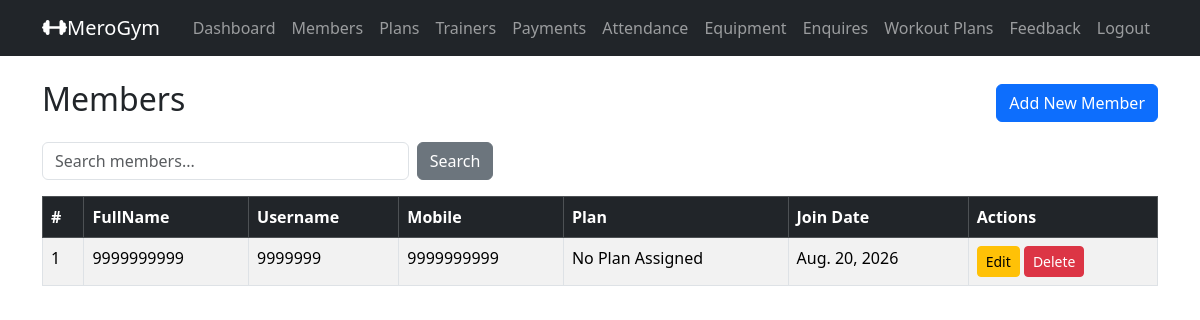
The page /admin_members/ (signed in) on the database as committed earlier.
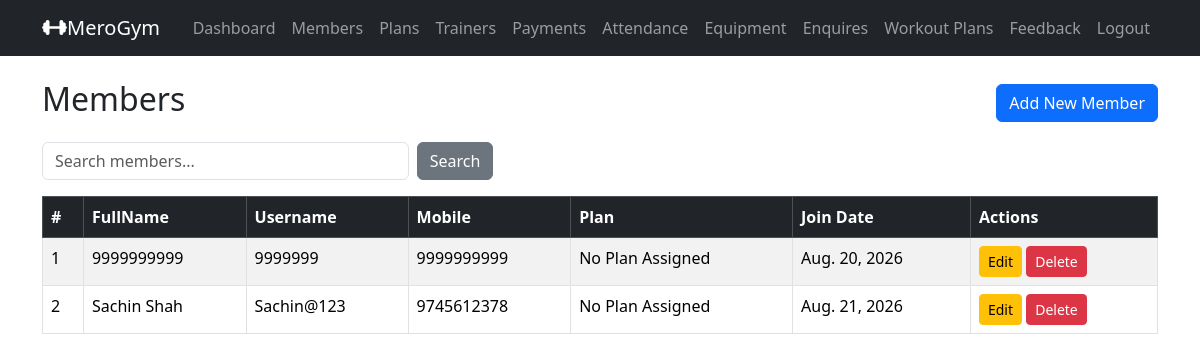
The same page on the database as committed later.
### gymapp/models.py (models this page shows, shortened)
class MemberProfile(models.Model):
    GENDER_CHOICES = (
        ('MALE', 'Male'),
        ('FEMALE', 'Female'),
        ('OTHER', 'Other'),
    )
    user = models.OneToOneField(settings.AUTH_USER_MODEL, on_delete=models.CASCADE, related_name='member_profile')
    full_name = models.CharField(max_length=100)
    mobile = models.CharField(max_length=15)
    age = models.PositiveIntegerField(null=True, blank=True)
    gender = models.CharField(max_length=10, choices=GENDER_CHOICES, null=True, blank=True)
    address = models.TextField(blank=True)
    join_date = models.DateField(default=timezone.now)
    plan = models.ForeignKey(MembershipPlan,
                             on_delete=models.SET_NULL, # If plan is deleted, set to null
                             null=True, blank=True,
                             related_name='members'
                             )
    trainer = models.ForeignKey(Trainer,
                                on_delete=models.SET_NULL, # If trainer is deleted, set to null
                                null=True, blank=True,
                                related_name='members' # access members via trainer.members
                                )
    membership_start = models.DateField(null=True, blank=True)
    membership_end = models.DateField(null=True, blank=True)

class User(AbstractUser):
    ROLE_CHOICES = [
        ('ADMIN', 'Admin'),
        ('MEMBER', 'Member'),
    ]
    role = models.CharField(max_length=20, choices=ROLE_CHOICES, default='MEMBER')

### gymapp/views.py (the view)
    def wrapper(request, *args, **kwargs):
        if not request.user.is_authenticated or getattr(request.user, 'role', None) != 'ADMIN':
            messages.error(request, 'You must be logged in as an admin to access this page.')
            return redirect('admin_login')
        return view_func(request, *args, **kwargs)

### gymapp/views.py (called while the page is built)
def admin_required(view_func):
    def wrapper(request, *args, **kwargs):
        if not request.user.is_authenticated or getattr(request.user, 'role', None) != 'ADMIN':
            messages.error(request, 'You must be logged in as an admin to access this page.')
            return redirect('admin_login')
        return view_func(request, *args, **kwargs)
    return wrapper

@admin_required
def admin_members_list(request):
    search = request.GET.get('search', '')
    members = MemberProfile.objects.all().select_related('user', 'plan')
    if search:
        members = members.filter(full_name__icontains=search)
    return render(
        request,
        'admin_members_list.html',
        {
            'members': members,
            'search': search
        }
    )

### gymapp/templates/admin_members_list.html (shortened to what this page needs)
{% extends 'base.html' %}
{% block content %}
<div class="d-flex justify-content-between align-items-center mb-3">
    <h2>Members</h2>
    <a href="{% url 'admin_member_add' %}" class="btn btn-primary">Add New Member</a>
</div>
<form method="get" class="row g-2 mb-3">
    <div class="col-md-4">
        <input type="text" name="search" class="form-control" placeholder="Search members..." value="{{ search }}">
    </div>
    <div class="col-md-2">
        <button type="submit" class="btn btn-secondary">Search</button>
    </div>
</form>
<table class="table table-bordered table-striped">
    <thead class="table-dark">
        <tr>
            <th>#</th>
            <th>FullName</th>
            <th>Username</th>
            <th>Mobile</th>
            <th>Plan</th>
            <th>Join Date</th>
            <th>Actions</th>
        </tr>
    </thead>
    <tbody>
        {% for member in members %}
        <tr>
            <td>{{ forloop.counter }}</td>
            <td>{{ member.full_name }}</td>
            <td>{{ member.user.username }}</td>
            <td>{{ member.mobile }}</td>
            <td>{{ member.plan.name|default:"No Plan Assigned" }}</td>
            <td>{{ member.join_date }}</td>
            <td>
                <a href="{% url 'admin_member_edit' member.id %}" class="btn btn-sm btn-warning">Edit</a>
                <form method="post" action="{% url 'admin_member_delete' member.id %}" style="display:inline;">
                    <button type="submit" class="btn btn-sm btn-danger" onclick="return confirm('Are you sure you want to delete this member?');">Delete</button>
                </form>
            </td>
        </tr>
        {% empty %}
        <tr>
            <td colspan="7" class="text-center">No members available.</td>
        </tr>
        {% endfor %}
</table>
{% endblock %}

Rows that differ between the two databases and show on the page:
added MemberProfile: full_name "Sachin Shah", user.username "Sachin@123", mobile "9745612378", plan.name "No Plan Assigned", join_date "Aug. 21, 2026"
